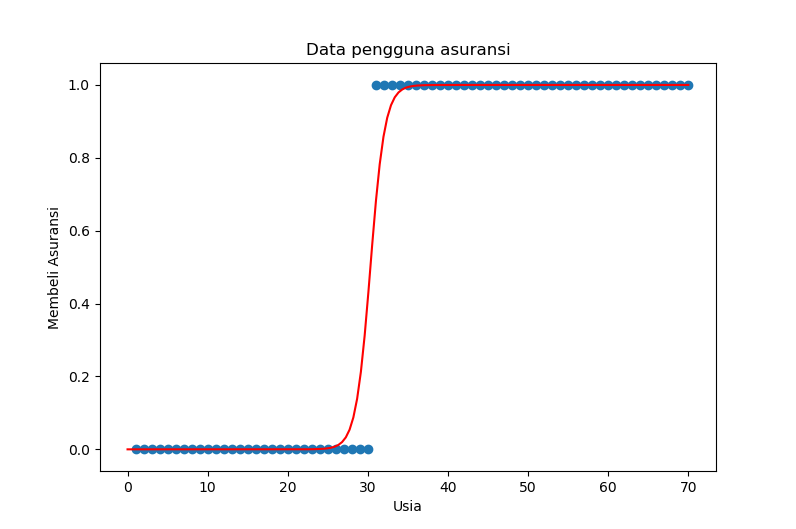

Source code (Python):
import numpy as np
import pandas as pd
import matplotlib.pyplot as plt

df = pd.read_csv('1_data2.csv', sep=',')
# print(df)

# =========================================
# split datasets = data train & data test

from sklearn.model_selection import train_test_split
x_train, x_test, y_train, y_test = train_test_split(
    df[['usia']], 
    df['beliAsuransi'], 
    test_size=.1
)

# =========================================
# logistic regression

from sklearn.linear_model import LogisticRegression
model = LogisticRegression(solver='lbfgs')

# training model
model.fit(x_train, y_train)

# m coef & b intercept
print(model.coef_)
print(model.intercept_)

# accuracy
print(model.score(x_train, y_train))

# =========================================

# prediction
# print(x_test)
# print(model.predict(x_test))
print(model.predict([[40]]))

# probablility
# print(model.predict_proba(x_test))
print(model.predict_proba([[40]]))

# =========================================

# plot dataframe
plt.scatter(df['usia'], df['beliAsuransi'])

dataplot = np.linspace(0,70,150)
def plotlogreg(line):
    return 1 / (1 + np.exp(-line))
bestfit = plotlogreg(
    (model.coef_ * dataplot) + model.intercept_).ravel()

# plot best fit line logistic regression: sigmoid func
plt.plot(
    dataplot,
    bestfit,
    'r-'
)

plt.xlabel('Usia')
plt.ylabel('Membeli Asuransi')
plt.title('Data pengguna asuransi')
plt.show()
